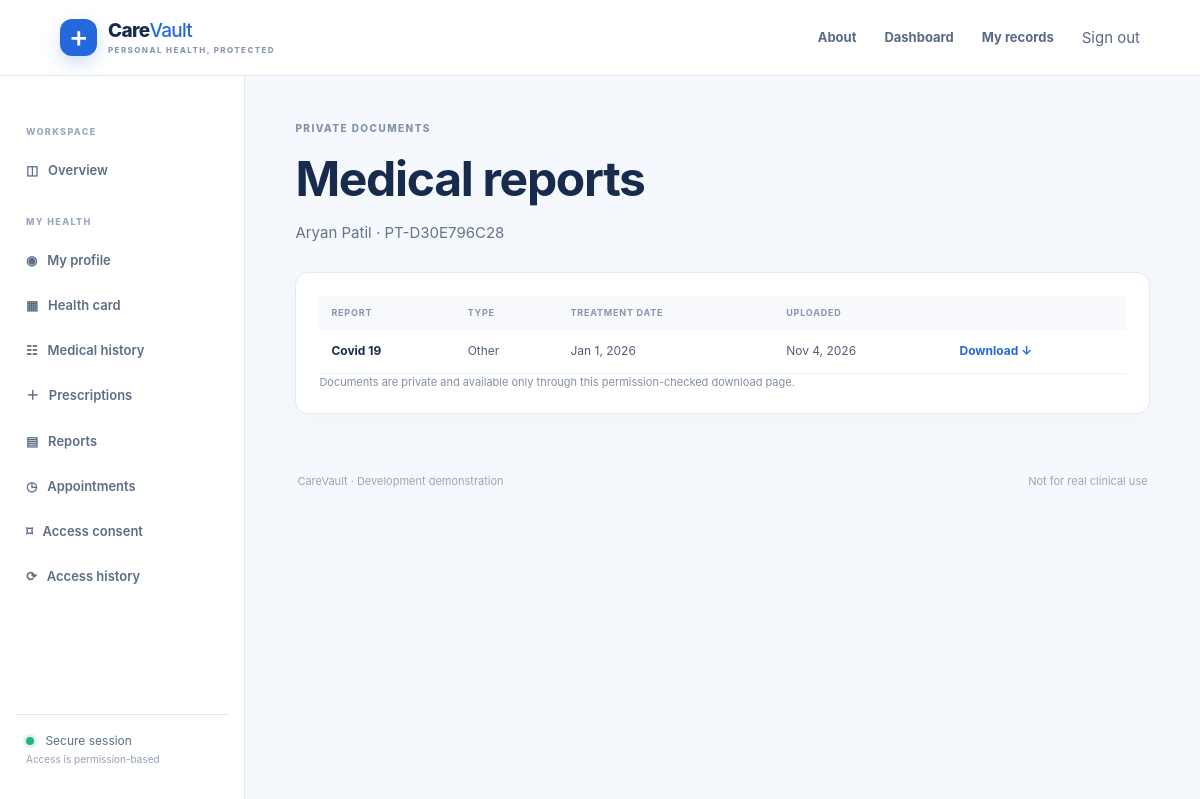
Screenshot of /records/reports/ (signed in) with the database file from the repository.
### patients/models.py (models this page shows, shortened)
class Patient(models.Model):
    class Gender(models.TextChoices):
        FEMALE = "F", "Female"
        MALE = "M", "Male"
        NON_BINARY = "X", "Non-binary"
        UNSPECIFIED = "U", "Prefer not to say"
    class BloodGroup(models.TextChoices):
        A_POS = "A+", "A+"
        A_NEG = "A-", "A-"
        B_POS = "B+", "B+"
        B_NEG = "B-", "B-"
        AB_POS = "AB+", "AB+"
        AB_NEG = "AB-", "AB-"
        O_POS = "O+", "O+"
        O_NEG = "O-", "O-"
        UNKNOWN = "UNK", "Unknown"
    user = models.OneToOneField(settings.AUTH_USER_MODEL, on_delete=models.CASCADE, related_name="patient_profile")
    patient_id = models.CharField(max_length=20, unique=True, editable=False, db_index=True)
    lookup_token = models.UUIDField(default=uuid.uuid4, unique=True, editable=False)
    date_of_birth = models.DateField(null=True, blank=True)
    gender = models.CharField(max_length=1, choices=Gender.choices, default=Gender.UNSPECIFIED)
    blood_group = models.CharField(max_length=3, choices=BloodGroup.choices, default=BloodGroup.UNKNOWN)
    address = models.TextField(blank=True)
    emergency_contact_name = models.CharField(max_length=120, blank=True)
    emergency_contact_phone = models.CharField(max_length=24, blank=True, validators=[RegexValidator(r"^[+0-9() .-]{7,24}$", "Enter a valid phone number.")])
    created_at = models.DateTimeField(auto_now_add=True)

### accounts/models.py (models this page shows, shortened)
class User(AbstractUser):
    class Role(models.TextChoices):
        PATIENT = "PATIENT", "Patient"
        DOCTOR = "DOCTOR", "Doctor"
        HOSPITAL = "HOSPITAL", "Hospital"
        STAFF = "STAFF", "Hospital staff"
        ADMIN = "ADMIN", "Administrator"
    email = models.EmailField(unique=True)
    role = models.CharField(max_length=12, choices=Role.choices, default=Role.PATIENT, db_index=True)
    objects = HealthUserManager()

### medical_records/models.py (models this page shows, shortened)
class MedicalReport(models.Model):
    class ReportType(models.TextChoices):
        LAB = "LAB", "Laboratory"
        XRAY = "XRAY", "X-ray"
        MRI = "MRI", "MRI"
        OTHER = "OTHER", "Other"
    patient = models.ForeignKey("patients.Patient", on_delete=models.CASCADE, related_name="reports")
    treatment = models.ForeignKey(Treatment, on_delete=models.CASCADE, related_name="reports")
    title = models.CharField(max_length=180)
    report_type = models.CharField(max_length=8, choices=ReportType.choices, default=ReportType.OTHER)
    file = models.FileField(upload_to=private_report_path, validators=[FileExtensionValidator(ALLOWED_REPORT_EXTENSIONS), validate_report_size])
    uploaded_by = models.ForeignKey(settings.AUTH_USER_MODEL, on_delete=models.PROTECT, related_name="uploaded_reports")
    uploaded_at = models.DateTimeField(auto_now_add=True)
    class Meta:
        ordering = ["-uploaded_at"]

class Treatment(models.Model):
    class Status(models.TextChoices):
        ACTIVE = "ACTIVE", "Ongoing"
        FOLLOW_UP = "FOLLOW_UP", "Follow-up required"
        RESOLVED = "RESOLVED", "Resolved"
    patient = models.ForeignKey("patients.Patient", on_delete=models.CASCADE, related_name="treatments")
    doctor = models.ForeignKey("doctors.Doctor", on_delete=models.SET_NULL, null=True, related_name="treatments")
    hospital = models.ForeignKey("hospitals.Hospital", on_delete=models.SET_NULL, null=True, related_name="treatments")
    entered_by = models.ForeignKey(settings.AUTH_USER_MODEL, on_delete=models.PROTECT, related_name="entered_treatments")
    disease = models.ForeignKey(Disease, on_delete=models.SET_NULL, null=True, blank=True, related_name="treatments")
    disease_name = models.CharField(max_length=180, blank=True)
    symptoms = models.TextField(blank=True)
    diagnosis = models.TextField()
    treatment_details = models.TextField(blank=True)
    treatment_date = models.DateField(db_index=True)
    follow_up_date = models.DateField(null=True, blank=True)
    status = models.CharField(max_length=12, choices=Status.choices, default=Status.ACTIVE)
    created_at = models.DateTimeField(auto_now_add=True)
    class Meta:
        ordering = ["-treatment_date", "-created_at"]
        indexes = [models.Index(fields=["patient", "-treatment_date"], name="treatment_patient_date_idx")]

### medical_records/views.py (the view)
# urls.py: path("reports/", views.reports, name="reports"),
@login_required
def reports(request):
    patient_id = request.GET.get("patient_id", "")
    if request.user.role == "PATIENT":
        patient = request.user.patient_profile
    elif patient_id:
        patient = get_object_or_404(Patient, patient_id=patient_id.strip().upper())
        if not can_access_patient(request.user, patient, "reports"):
            raise PermissionDenied("Patient report consent is required.")
        _log_view(request.user, patient, "REPORTS_VIEWED")
    else:
        return render(request, "records/reports.html", {"needs_search": True})
    return render(request, "records/reports.html", {"patient": patient, "reports": patient.reports.select_related("treatment", "uploaded_by")})

### templates/records/reports.html
{% extends 'base.html' %}{% block title %}Medical reports{% endblock %}{% block content %}
<div class="page-heading compact"><span class="eyebrow">PRIVATE DOCUMENTS</span><h1>Medical reports</h1>{% if patient %}<p>{{ patient.user.get_full_name }} · {{ patient.patient_id }}</p>{% else %}<p>Enter the patient ID to view reports after patient approval.</p>{% endif %}</div>{% if needs_search %}<div class="content-card form-card"><form method="get" class="form-stack"><label for="patient_id">Patient ID</label><div class="search-row"><input id="patient_id" name="patient_id" required><button class="button primary">View reports</button></div></form></div>{% else %}<div class="content-card"><div class="table-scroll"><table><thead><tr><th>Report</th><th>Type</th><th>Treatment date</th><th>Uploaded</th><th></th></tr></thead><tbody>{% for report in reports %}<tr><td><strong>{{ report.title }}</strong></td><td>{{ report.get_report_type_display }}</td><td>{{ report.treatment.treatment_date|date:'M j, Y' }}</td><td>{{ report.uploaded_at|date:'M j, Y' }}</td><td><a class="text-link" href="{% url 'records:download_report' report.pk %}">Download ↓</a></td></tr>{% empty %}<tr><td colspan="5" class="empty-state">No reports available.</td></tr>{% endfor %}</tbody></table></div><p class="help-text">Documents are private and available only through this permission-checked download page.</p></div>{% endif %}{% endblock %}

### static/css/site.css (style rules this page uses)
:root { --ink:#172b4d;--muted:#6d7c92;--blue:#2468db;--blue-deep:#174ca8;--blue-pale:#edf4ff;--mint:#e8f7f2;--green:#14846a;--amber:#9a640b;--amber-pale:#fff5df;--line:#e4eaf2;--surface:#fff;--canvas:#f5f8fc;--shadow:0 12px 35px rgba(27,54,93,.07);font-family:Inter,ui-sans-serif,system-ui,-apple-system,"Segoe UI",sans-serif;color:var(--ink) }
* { box-sizing:border-box }
body { margin:0;background:var(--canvas);font-size:15px;line-height:1.55 }
h1,h2,h3,p { margin-top:0 }
h1 { font-size:clamp(29px,3vw,40px);line-height:1.15;letter-spacing:-1.3px;margin:8px 0 9px }
p { color:#64748b }
.eyebrow { font-size:10px;font-weight:800;letter-spacing:1.45px;color:#8292a8;display:block }
.page-heading { max-width:720px;margin:34px auto 34px;text-align:center }
.page-heading h1 { font-size:clamp(34px,4vw,48px);margin:14px 0 }
.page-heading p { max-width:610px;margin:0 auto;line-height:1.7 }
.page-heading.compact { max-width:none;text-align:left;margin:7px 0 27px }
.page-heading.compact p { margin:0;max-width:760px }
.content-card { background:#fff;border:1px solid var(--line);border-radius:13px;padding:23px;box-shadow:0 5px 20px rgba(28,57,99,.025) }
.content-card>p:last-child { margin-bottom:0 }
.help-text { font-size:11px;color:#8290a4;line-height:1.5 }
.card-heading a,.text-link { color:var(--blue);text-decoration:none;font-size:12px;font-weight:700 }
.table-scroll { overflow:auto }
table { width:100%;border-collapse:collapse;font-size:12px }
th { text-align:left;color:#8996a9;font-size:9px;letter-spacing:.8px;text-transform:uppercase;padding:10px 12px;background:#f7f9fc }
td { padding:12px;border-bottom:1px solid #edf1f5;color:#516078 }
td strong { color:var(--ink) }

### rows the page displays
Patient: user.get_full_name "Aryan Patil", patient_id "PT-D30E796C28"
MedicalReport: title "Covid 19", report_type "Other", treatment.treatment_date "Jan 1, 2026", uploaded_at "Nov 4, 2026"
